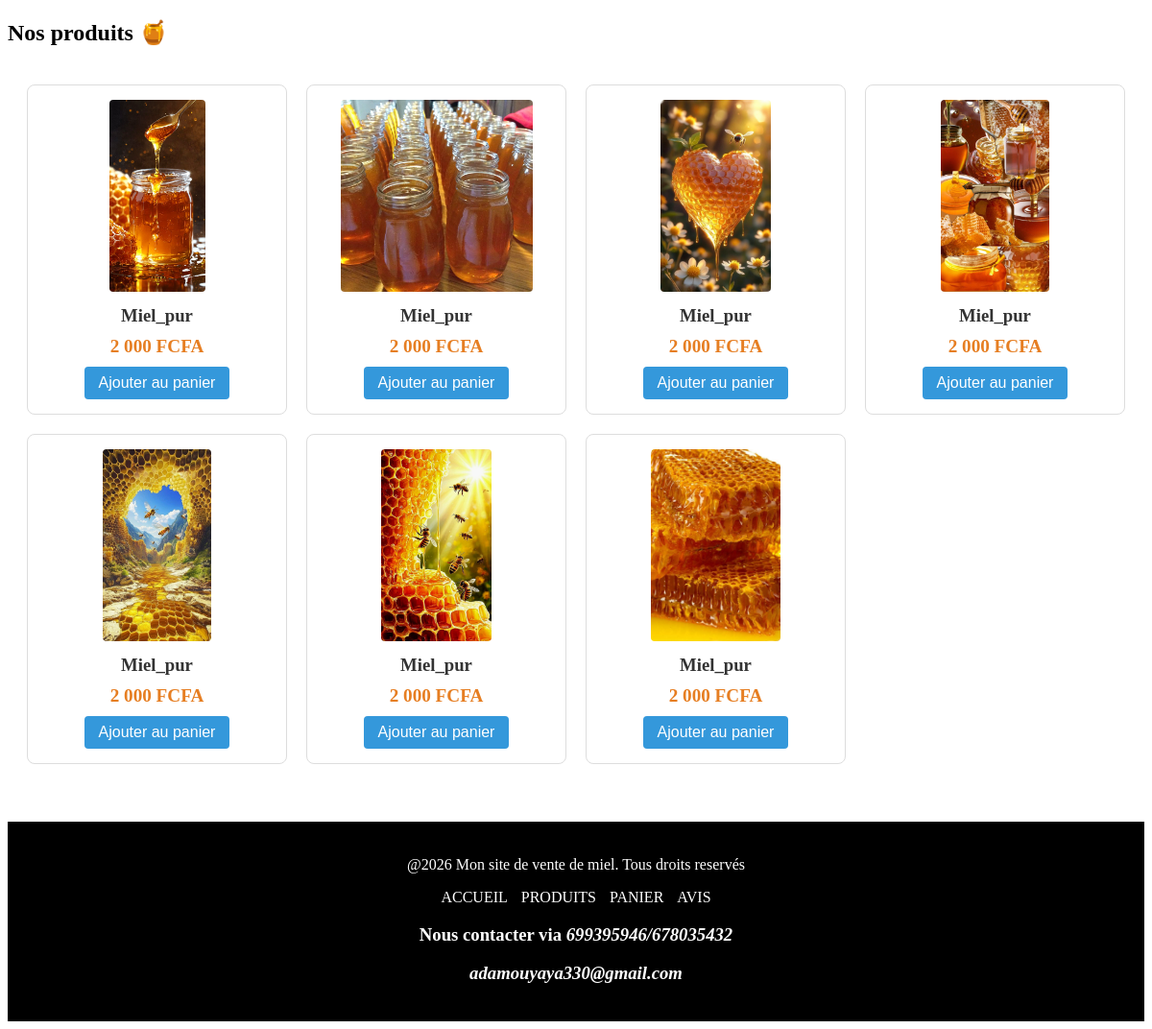
/produits.php, run on the app's committed database.
### tables this page shows
CREATE TABLE `produits` (
  `id` int(11) NOT NULL,
  `nom` varchar(100) DEFAULT NULL,
  `prix` int(11) DEFAULT NULL,
  `image` varchar(255) DEFAULT NULL
);

### produits.php (the view, shortened to what this page needs)
<?php
include("config.php");
?>
<!DOCTYPE html>
<html lang="fr">
<head>
</head>
<body>
    <h2>Nos produits 🍯</h2>
    <div class="produits-grid">
        <?php
        $result = $conn->query("SELECT * FROM produits");
        if ($result->num_rows > 0) {
            while ($row = $result->fetch_assoc()) {
                ?>
                <div class="produit-card">
                    <img src="images/<?php echo htmlspecialchars($row['image']); ?>" alt="<?php echo htmlspecialchars($row['nom']); ?>">
                    <h3><?php echo htmlspecialchars($row['nom']); ?></h3>
                    <p class="prix"><?php echo number_format($row['prix'], 0, ',', ' '); ?> FCFA</p>
                    <a href="ajouter_panier.php?id=<?php echo $row['id']; ?>">
                        <button>Ajouter au panier</button>
                    </a>
                </div>
                <?php
            }
        } else {
            echo "<p>Aucun produit disponible pour le moment.</p>";
        }
        ?>
    </div>
</body>
<footer>
    <p> @2026  Mon site de vente de miel.  Tous droits reservés </p>
    <p>
    <a href="index.php">ACCUEIL</a>
    <a href="produits.php">PRODUITS</a>
    <a href="panier.php">PANIER</a>
    <a href="avis.php">AVIS</a>
    <h3>Nous contacter via <b><i>699395946/678035432 </i></b></h3>
    <h3><b><i>adamouyaya330@gmail.com</i></b></h3>
    </p>
</footer>
</html>

### produits.php (style rules this page uses)
.produits-grid { display: grid; grid-template-columns: repeat(auto-fill, minmax(250px, 1fr)); gap: 20px; padding: 20px; }
.produit-card { border: 1px solid #ddd; border-radius: 8px; padding: 15px; text-align: center; background: #fff; transition: transform 0.2s; }
.produit-card img { max-width: 100%; height: 200px; object-fit: cover; border-radius: 4px; }
.produit-card h3 { margin: 10px 0; color: #333; }
.prix { font-size: 1.2em; font-weight: bold; color: #e67e22; margin: 10px 0; }
button { background-color: #3498db; color: white; border: none; padding: 8px 15px; border-radius: 4px; cursor: pointer; font-size: 1em; }
footer { background: black; color: white; text-align: center; padding: 20px; margin-top: 40px; height: 20%; }
footer a { color: white; text-decoration: none; margin: 0 5px; }

### data on the page
produits: image (picture), nom "Miel_pur", prix "2 000"
produits: image (picture), nom "Miel_pur", prix "2 000"
produits: image (picture), nom "Miel_pur", prix "2 000"
produits: image (picture), nom "Miel_pur", prix "2 000"
produits: image (picture), nom "Miel_pur", prix "2 000"
produits: image (picture), nom "Miel_pur", prix "2 000"
produits: image (picture), nom "Miel_pur", prix "2 000"
